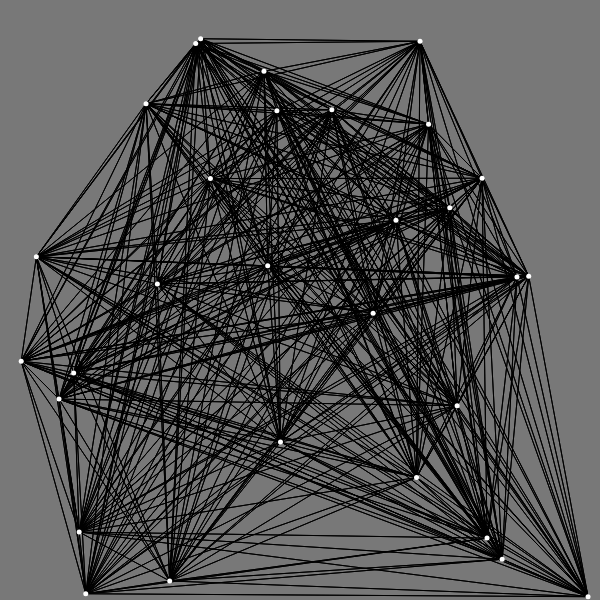
Frame 1 (no input)
Frame 2 (the mouse pressed at the canvas centre, redrawn once): identical to frame 1, image omitted

The p5.js sketch that drew this single still picture (run headless with seeded random() and noise() and a simulated clock; the mouse was pressed at the canvas centre and the sketch redrawn once):

// p5.js sketch
// ── sketch.js
const numPoints = 30
let pointArray

function setup() {
  createCanvas(600, 600);
  pointArray = new Array(numPoints)
  // Create point array
  for (let i = 0; i < pointArray.length; i++) {
    pointArray[i] = createVector(random(0, width), random(0, height))
  }
  noLoop()
}

function draw() {
  background(120);
  
  // Draw lines
  // Lazy approach; will get duplicates
  stroke(0);
  for (let i = 0; i < numPoints; i++) {
    for (let j = 0; j < numPoints; j++) {
      line(pointArray[i].x, pointArray[i].y, pointArray[j].x, pointArray[j].y)
    }
  }
  
  // Draw Points
  fill(255)
  noStroke()
  for (const point in pointArray) {
    circle(pointArray[point].x, pointArray[point].y, 5)
  }
}
